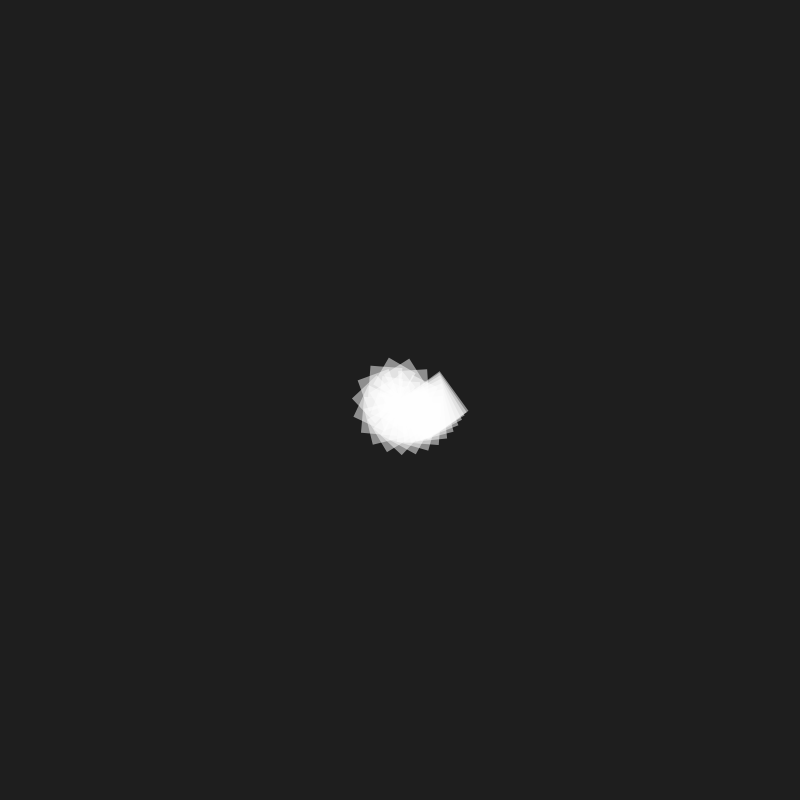
Frame 1 (no input)
Frame 60 (the mouse pressed at the canvas centre just before this capture): identical to frame 1, image omitted
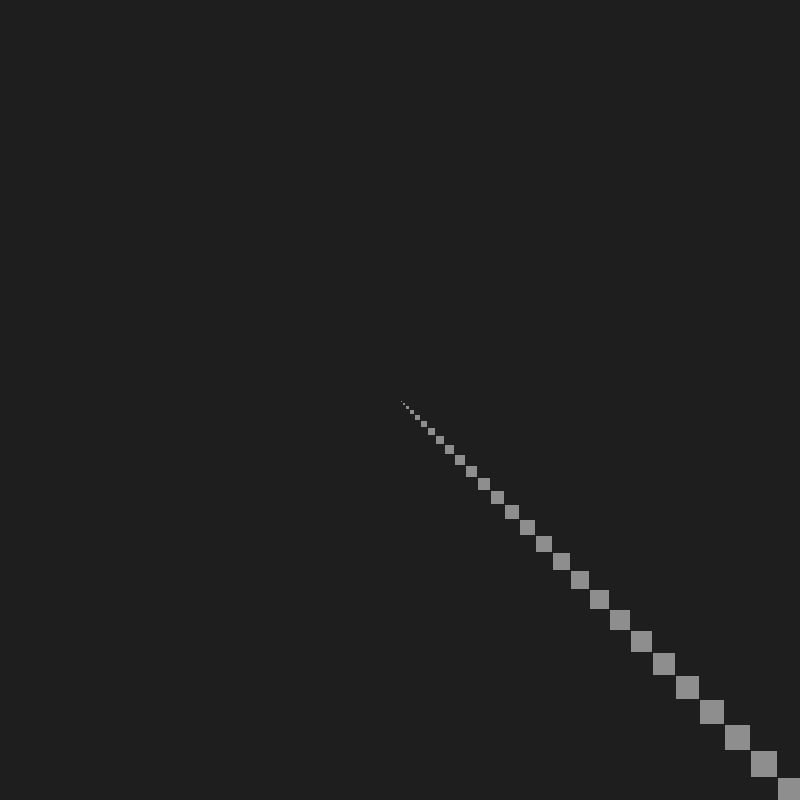
Frame 120 (the mouse held since frame 60 and released just before this capture)

The Processing sketch that drew these frames (run headless with seeded random() and noise(); from frame 60 on, the mouse is pressed at the canvas centre):

// Processing sketch: processing_60460
// ── processing_60460.pde

double inc = 0.1;
float val0 = 0f, val1 = 0f;
float trans, angle;
float randomness = 0.0f;
float randInc = 0.01f;

void setup() {
  size(800, 800);
  smooth();
}

void draw() {
  background(30);
  noStroke();
  translate(width/2, height/2);
  fill(255, 127);
  int iterations = 50;
  int revolve = 10;
  trans = map(mouseX, 0, width, 0, 100);
  angle = map(mouseY, 0, height, -TWO_PI/float(iterations)*revolve, TWO_PI/float(iterations)*revolve);
  drawRect(iterations, iterations);
}

void drawRect(int iterations, int maxIterations) {
  if (iterations > 0) {
    float factor = iterations/float(maxIterations);

    translate(trans*(1-factor), trans*(1-factor));
    rotate((angle + random(-randomness, randomness))*factor);
    rect(0, 0, 50*(1-factor), 50*(1-factor));
    drawRect(iterations-1, maxIterations);
  }
}

void keyPressed() {
  switch(key) {
  case 'w':
    randomness+= randInc;
    break;
  case 's':
    randomness-= randInc;
    if (randomness < 0) randomness = 0;
    break;
  }
}
